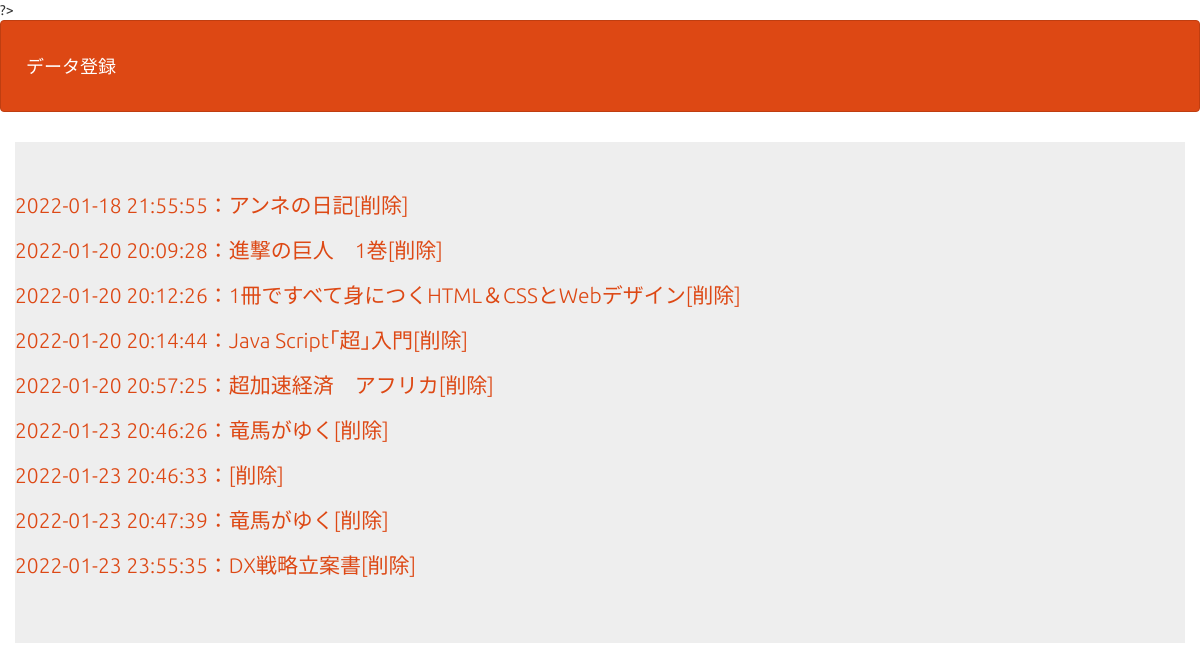
The page /select.php on the database its author committed.
### tables this page shows
CREATE TABLE `gs_bm_table` (
  `id` int(12) NOT NULL,
  `bname` varchar(64) NOT NULL,
  `burl` text NOT NULL,
  `bcomment` text NOT NULL,
  `indate` datetime NOT NULL
);

### select.php (the view, shortened to what this page needs)
<?php
$pdo = db_conn();
$stmt = $pdo->prepare("SELECT * FROM gs_bm_table");
$status = $stmt->execute();
$view = "";
if ($status == false) {
    sql_error($status);
} else {
    while ($result = $stmt->fetch(PDO::FETCH_ASSOC)) {
        $view .= '<p>';
        $view .='<a href="bm_list_view.php?id='.$result['id'].'">';
        $view .= $result["indate"] . "：" . $result["bname"];
        $view .= '</a>';
        $view .='<a href="bm_delete.php?id='.$result['id'].'">';
        $view .= '[削除]';
        $view .= '</a>';
        $view .= '</p>';
    }
}
?>
<!DOCTYPE html>
<html lang="ja">
<head>
<link rel="stylesheet" href="css/range.css">
<link href="css/bootstrap.min.css" rel="stylesheet">
</head>
<body id="main">
<header>
  <nav class="navbar navbar-default">
    <div class="container-fluid">
      <div class="navbar-header">
      <a class="navbar-brand" href="index.php">データ登録</a>
      </div>
    </div>
  </nav>
</header>
<div>
    <div class="container jumbotron">
            <?= $view ?>
        </div>
</div>
</body>
</html>

### select.php (style rules this page uses)
div { padding: 10px;font-size:16px; }

### rows shown on the page
gs_bm_table: value "2022-01-18 21:55:55：アンネの日記 [削除]"
gs_bm_table: value "2022-01-20 20:09:28：進撃の巨人 1巻 [削除]"
gs_bm_table: value "2022-01-20 20:12:26：1冊ですべて身につくHTML＆CSSとWebデザイン [削除]"
gs_bm_table: value "2022-01-20 20:14:44：Java Script｢超｣入門 [削除]"
gs_bm_table: value "2022-01-20 20:57:25：超加速経済 アフリカ [削除]"
gs_bm_table: value "2022-01-23 20:46:26：竜馬がゆく [削除]"
gs_bm_table: value "2022-01-23 20:46:33： [削除]"
gs_bm_table: value "2022-01-23 20:47:39：竜馬がゆく [削除]"
gs_bm_table: value "2022-01-23 23:55:35：DX戦略立案書 [削除]"
